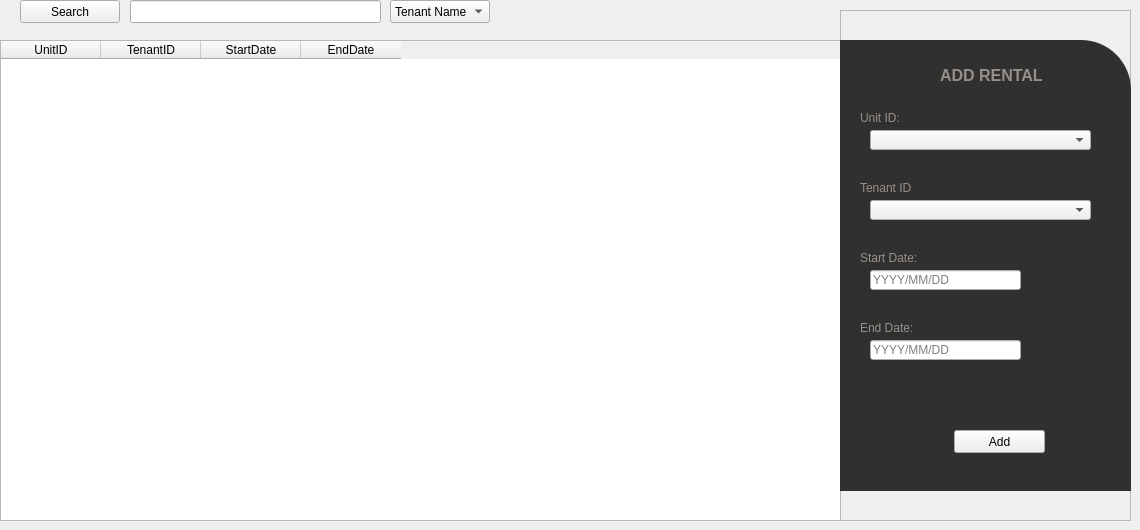
      <widget class="QWidget" name="RentalsPage">
       <widget class="QTableWidget" name="RentalsTable">
        <property name="geometry">
         <rect>
          <x>0</x>
          <y>40</y>
          <width>841</width>
          <height>481</height>
         </rect>
        </property>
        <column>
         <property name="text">
          <string>UnitID</string>
         </property>
        </column>
        <column>
         <property name="text">
          <string>TenantID</string>
         </property>
        </column>
        <column>
         <property name="text">
          <string>StartDate</string>
         </property>
        </column>
        <column>
         <property name="text">
          <string>EndDate</string>
         </property>
        </column>
       </widget>
       <widget class="QFrame" name="AddRentalFrame_2">
        <property name="geometry">
         <rect>
          <x>840</x>
          <y>10</y>
          <width>291</width>
          <height>511</height>
         </rect>
        </property>
        <property name="frameShape">
         <enum>QFrame::StyledPanel</enum>
        </property>
        <property name="frameShadow">
         <enum>QFrame::Raised</enum>
        </property>
        <widget class="QLabel" name="label_20">
         <property name="geometry">
          <rect>
           <x>20</x>
           <y>100</y>
           <width>71</width>
           <height>16</height>
          </rect>
         </property>
         <property name="styleSheet">
          <string notr="true">color: #94908D;</string>
         </property>
         <property name="text">
          <string>Unit ID:</string>
         </property>
        </widget>
        <widget class="QLabel" name="label_21">
         <property name="geometry">
          <rect>
           <x>20</x>
           <y>170</y>
           <width>51</width>
           <height>16</height>
          </rect>
         </property>
         <property name="styleSheet">
          <string notr="true">color: #94908D;</string>
         </property>
         <property name="text">
          <string>Tenant ID:</string>
         </property>
        </widget>
        <widget class="QLabel" name="label_22">
         <property name="geometry">
          <rect>
           <x>20</x>
           <y>240</y>
           <width>81</width>
           <height>16</height>
          </rect>
         </property>
         <property name="styleSheet">
          <string notr="true">color: #94908D;</string>
         </property>
         <property name="text">
          <string>Start Date:</string>
         </property>
        </widget>
        <widget class="QLineEdit" name="StartDate">
         <property name="geometry">
          <rect>
           <x>30</x>
           <y>260</y>
           <width>151</width>
           <height>20</height>
          </rect>
         </property>
         <property name="placeholderText">
          <string>YYYY/MM/DD</string>
         </property>
        </widget>
        <widget class="QLabel" name="label_23">
         <property name="geometry">
          <rect>
           <x>20</x>
           <y>310</y>
           <width>91</width>
           <height>16</height>
          </rect>
         </property>
         <property name="styleSheet">
          <string notr="true">color: #94908D;</string>
         </property>
         <property name="text">
          <string>End Date:</string>
         </property>
        </widget>
        <widget class="QLineEdit" name="ContactNum_2">
         <property name="geometry">
          <rect>
           <x>30</x>
           <y>330</y>
           <width>151</width>
           <height>20</height>
          </rect>
         </property>
         <property name="placeholderText">
          <string>YYYY/MM/DD</string>
         </property>
        </widget>
        <widget class="QPushButton" name="AddRental">
         <property name="geometry">
          <rect>
           <x>114</x>
           <y>420</y>
           <width>91</width>
           <height>23</height>
          </rect>
         </property>
         <property name="text">
          <string>Add</string>
         </property>
        </widget>
        <widget class="QComboBox" name="UnitIDRentals">
         <property name="geometry">
          <rect>
           <x>30</x>
           <y>120</y>
           <width>221</width>
           <height>20</height>
          </rect>
         </property>
        </widget>
        <widget class="QComboBox" name="TenantIDRentals">
         <property name="geometry">
          <rect>
           <x>30</x>
           <y>190</y>
           <width>221</width>
           <height>20</height>
          </rect>
         </property>
        </widget>
        <widget class="QWidget" name="widget_2" native="true">
         <property name="geometry">
          <rect>
           <x>0</x>
           <y>30</y>
           <width>291</width>
           <height>451</height>
          </rect>
         </property>
         <property name="styleSheet">
          <string notr="true">background-color: #31302E;
border-top-right-radius: 50px;
</string>
         </property>
         <widget class="QLabel" name="label_35">
          <property name="geometry">
           <rect>
            <x>100</x>
            <y>20</y>
            <width>121</width>
            <height>31</height>
           </rect>
          </property>
          <property name="font">
           <font>
            <pointsize>12</pointsize>
            <bold>true</bold>
           </font>
          </property>
          <property name="styleSheet">
           <string notr="true">color: #94908D;</string>
          </property>
          <property name="text">
           <string>ADD RENTAL</string>
          </property>
         </widget>
        </widget>
        <zorder>widget_2</zorder>
        <zorder>label_20</zorder>
        <zorder>label_21</zorder>
        <zorder>label_22</zorder>
        <zorder>StartDate</zorder>
        <zorder>label_23</zorder>
        <zorder>ContactNum_2</zorder>
        <zorder>AddRental</zorder>
        <zorder>UnitIDRentals</zorder>
        <zorder>TenantIDRentals</zorder>
       </widget>
       <widget class="QPushButton" name="SearchRentals">
        <property name="geometry">
         <rect>
          <x>20</x>
          <y>0</y>
          <width>100</width>
          <height>23</height>
         </rect>
        </property>
        <property name="text">
         <string>Search</string>
        </property>
       </widget>
       <widget class="QLineEdit" name="SearchBarRentals">
        <property name="geometry">
         <rect>
          <x>130</x>
          <y>0</y>
          <width>251</width>
          <height>23</height>
         </rect>
        </property>
       </widget>
       <widget class="QComboBox" name="SearchRentalsComboBox">
        <property name="geometry">
         <rect>
          <x>390</x>
          <y>0</y>
          <width>100</width>
          <height>23</height>
         </rect>
        </property>
        <item>
         <property name="text">
          <string>Tenant Name</string>
         </property>
        </item>
        <item>
         <property name="text">
          <string>Unit Name</string>
         </property>
        </item>
        <item>
         <property name="text">
          <string>Unit ID</string>
         </property>
        </item>
        <item>
         <property name="text">
          <string>Tenant ID</string>
         </property>
        </item>
       </widget>
      </widget>
